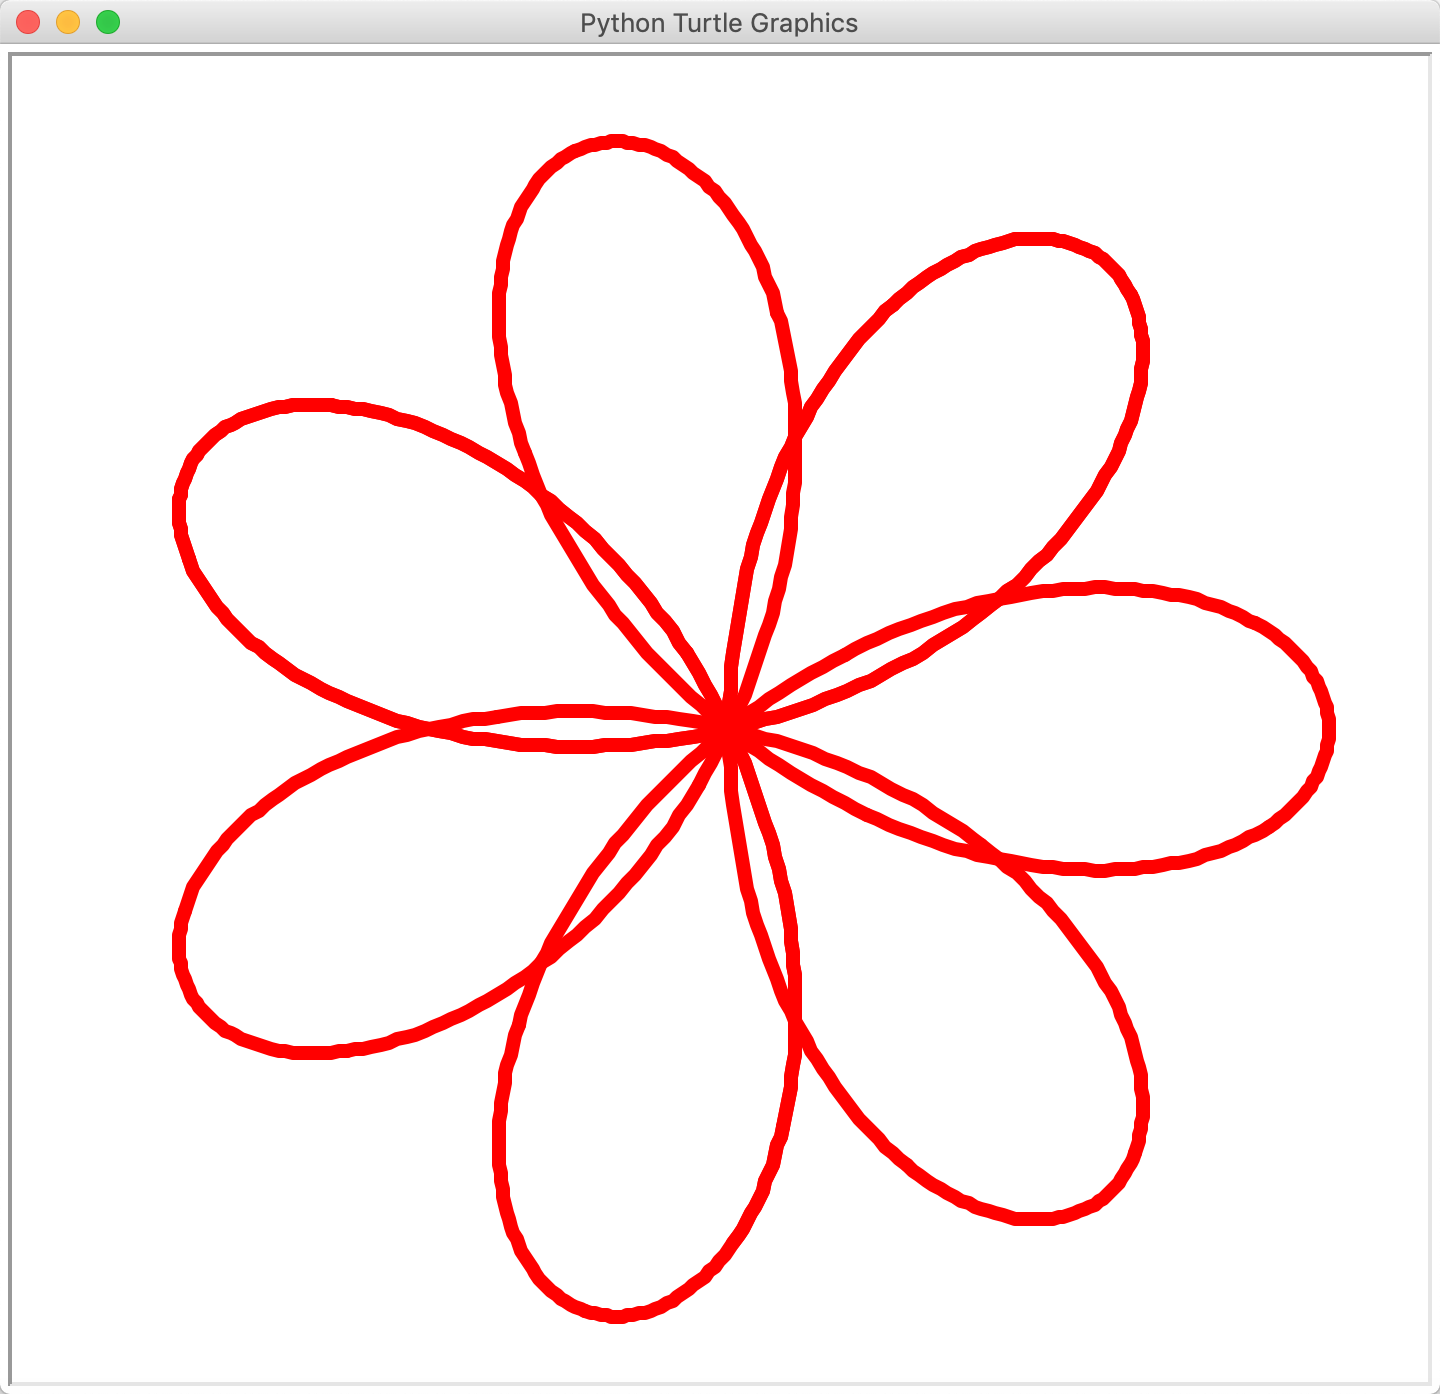

The Python source for this figure:
import turtle
from math import pi, sin, cos

R = 300  # 曲线最大距中心距离
K = 7 / 3  # 玫瑰曲线参数
LOOP = 2  # 参数范围(n个圆周)
SEP = 700  # 细分程度

rose = turtle.Pen()
rose.pencolor('red')
rose.pensize(7)
rose.speed('fastest')

for i in range(SEP * LOOP):
    theta = pi * 2 * i / SEP
    # 玫瑰曲线公式
    r = R * sin(theta * K)
    # 极坐标转换为平面直角坐标
    x, y = r * sin(theta), r * cos(theta)
    # 海龟连接曲线
    rose.goto(x, y)

rose.hideturtle()
turtle.done()
